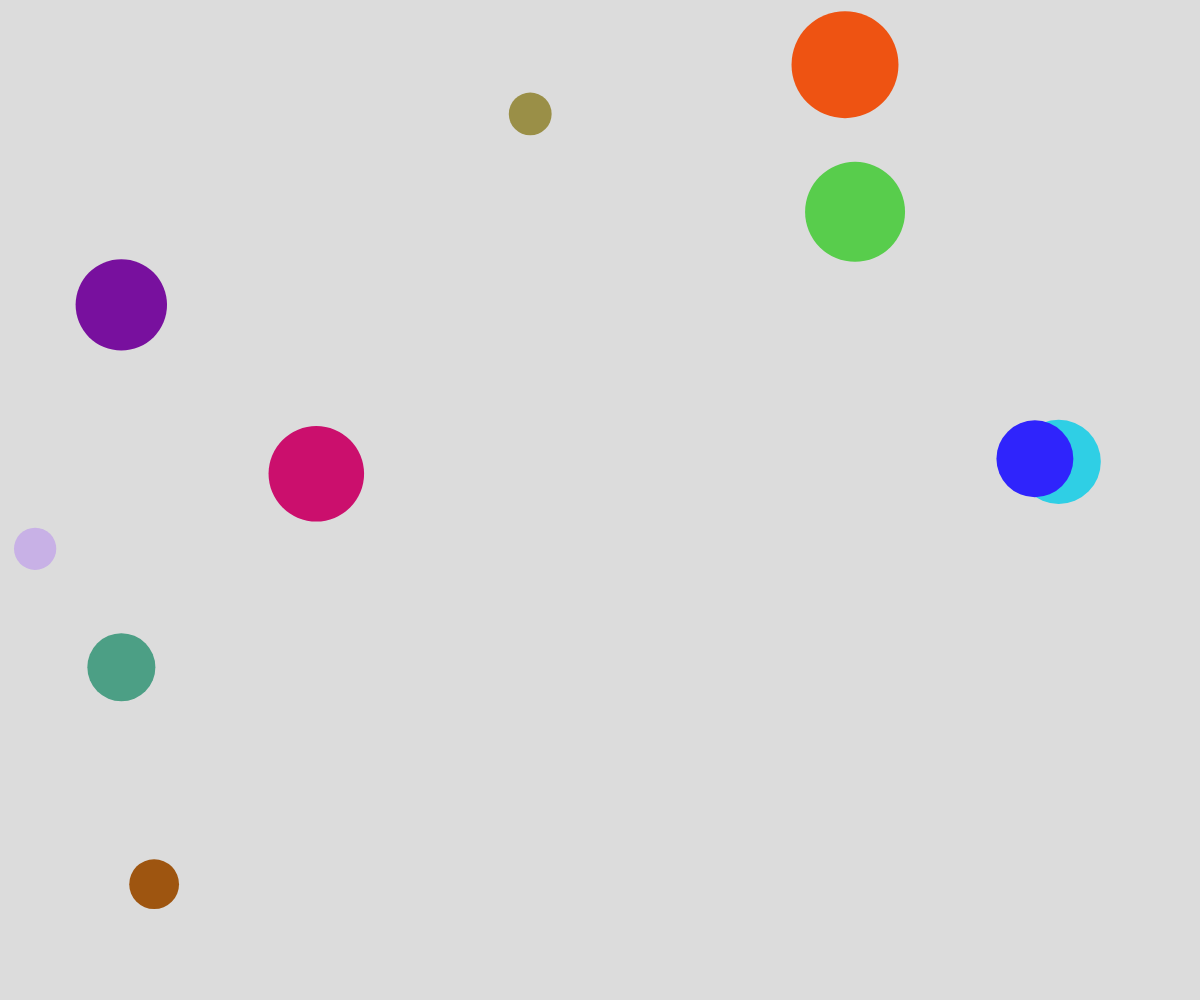
Frame 1 (no input)
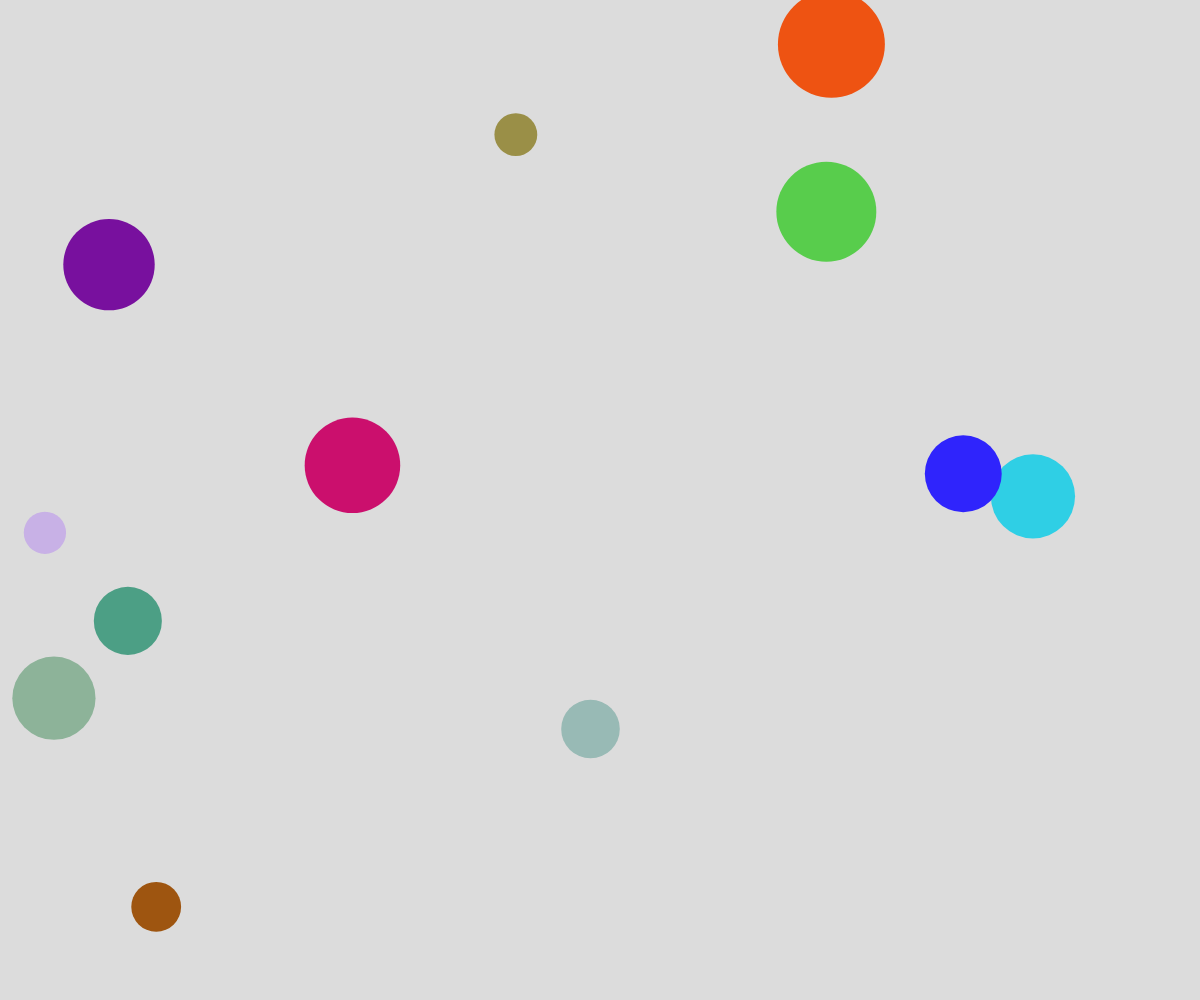
Frame 60 (no input)
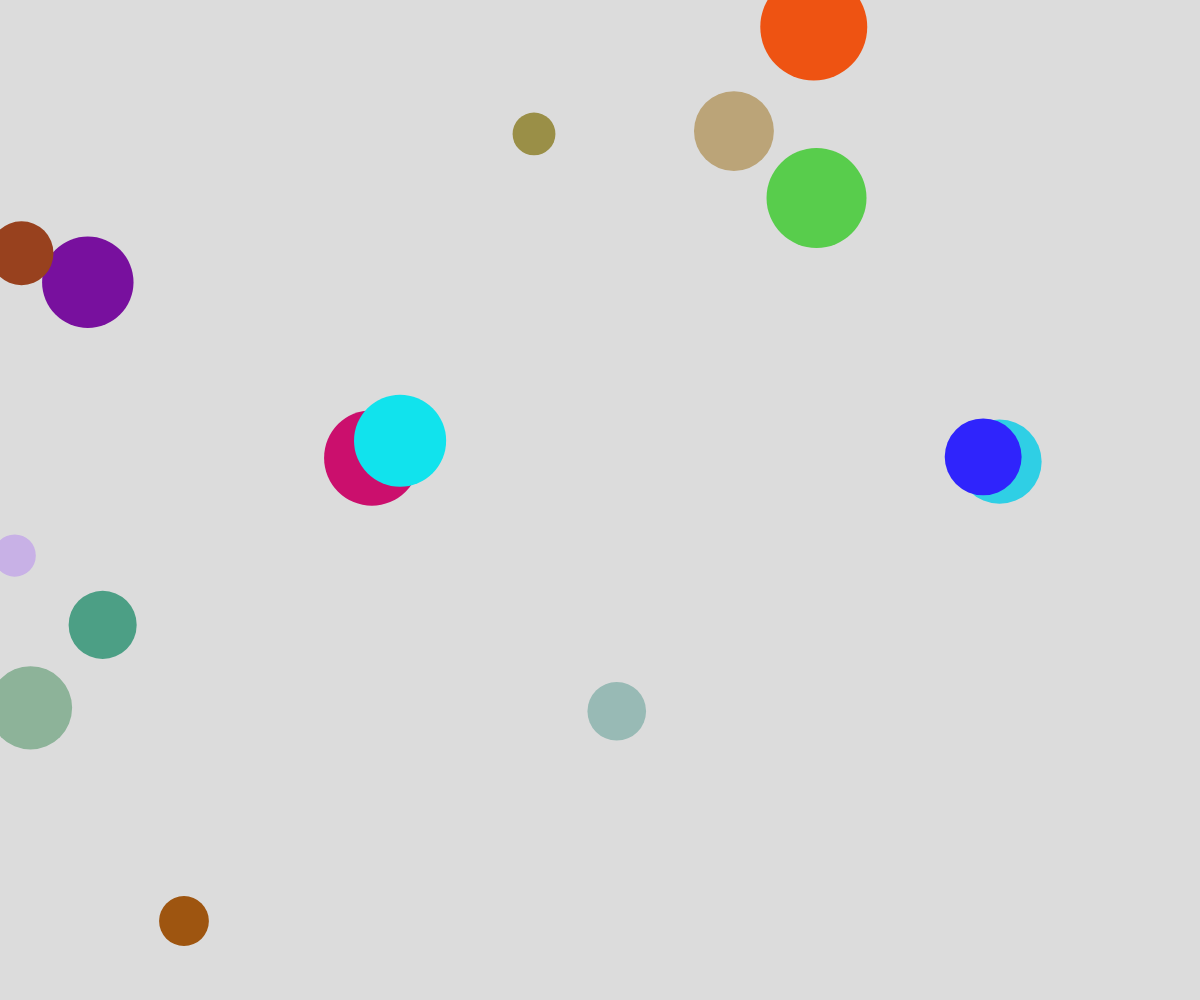
Frame 120 (the mouse pressed at the canvas centre since frame 60)

The p5.js sketch that drew these frames (run headless with seeded random() and noise() and a simulated clock; from frame 60 on, the mouse is pressed at the canvas centre):

// p5.js sketch
// ── sketch.js
// Bubble Object Notation and Arrays Demo


let theBubbles = [];


function setup() {
  createCanvas(windowWidth, windowHeight);
  noStroke();
  for (let i = 0; i < 10; i++) {
    spawnBubble();
  }

  //spawn a new bubble every half second
  window.setInterval(spawnBubble, 500);

}

function draw() {
  background(220);

  for (let bubble of theBubbles) {
    //randomize movement
    bubble.dx = random(-5, 5);
    bubble.dy = random(-5, 5);

    //move bubble
    bubble.x += bubble.dx;
    bubble.y += bubble.dy;

    //display bubble
    fill(bubble.r, bubble.g, bubble.b);
    circle (bubble.x, bubble.y, bubble.radius * 2);
  }
}

function spawnBubble() {
  let someBubble = {
    x: random(width),
    y: random(height),
    radius: random(20,60),
    r: random(0,255),
    g: random(0,255),
    b: random(0,255),
    dx: random(-5, 5),
    dy: random(5, 5)
  };
  theBubbles.push(someBubble);
}


function mousePressed() {
  for (let bubble of theBubbles) {
    //if the bubble is being clicked on
    if (dist(mouseX, mouseY, bubble.x, bubble.y) < bubble.radius) {
      let index = theBubbles.indexOf(bubble);
      theBubbles.splice(index, 1);
    }
  }
  
}
